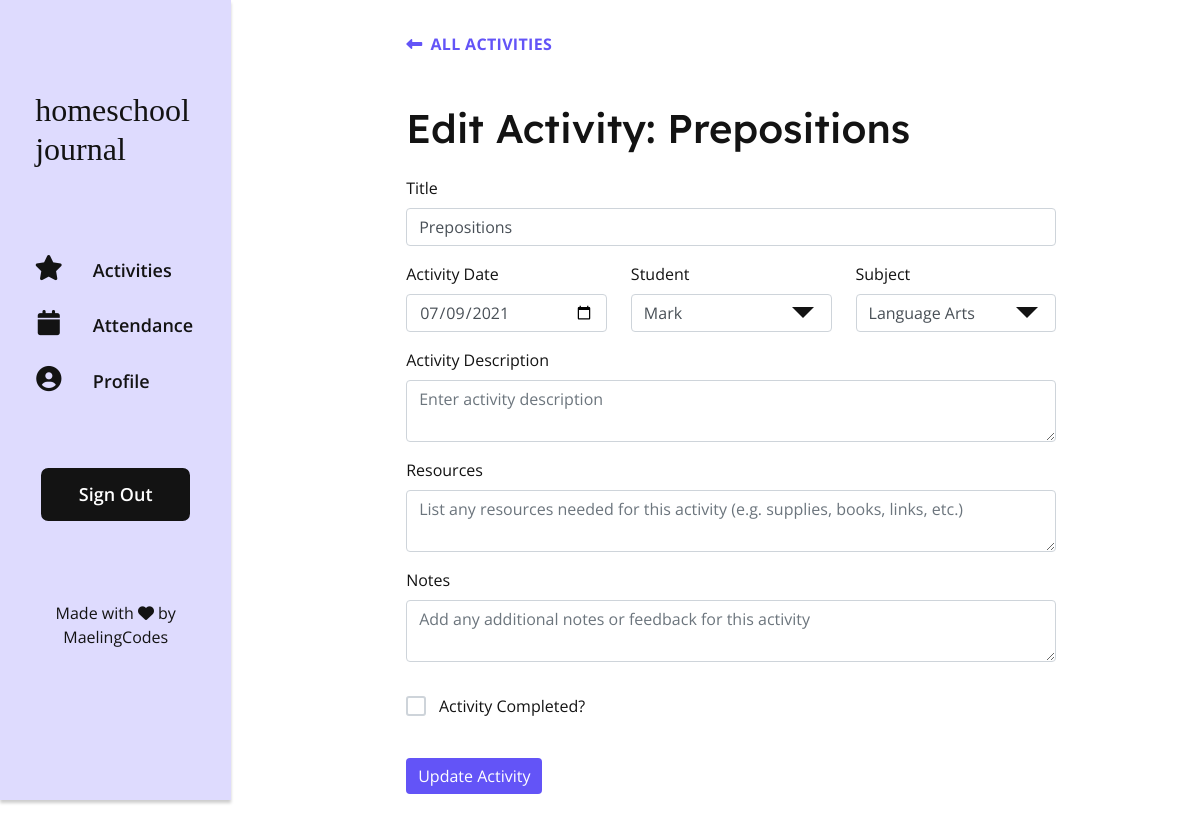
/update/1 (signed in), run on the app's committed database.
### app/models.py (models this page shows, shortened)
class Activity(db.Model):
    id = db.Column(db.Integer, primary_key=True)
    title = db.Column(db.String(150), index=True, nullable=False)
    user_id = db.Column(db.Integer, db.ForeignKey('user.id'), index=True)
    subject_id = db.Column(db.Integer, db.ForeignKey('subject.id'), index=True, nullable=False)
    student_id = db.Column(db.Integer, db.ForeignKey('student.id'), index=True, nullable=False)
    description = db.Column(db.Text, index=True)
    resources = db.Column(db.Text, index=True)
    activity_date = db.Column(db.DateTime, index=True, nullable=False)
    notes = db.Column(db.Text, index=True)
    status = db.Column(db.String(64), index=True, nullable=False)

### app/routes.py (the view, shortened to what this page needs)
@app.route('/update', methods=('GET', 'POST'))
@app.route('/update/<string:id>', methods=('GET', 'POST'))
@login_required
def update(id):
    activity = db.session.query(Activity).filter_by(id=id).first()
    students = current_user.students
    subjects = current_user.subjects
    if activity.status == "Completed":
        activity_status = True
    else:
        activity_status = False
    activity_record = {'title': activity.title, 'subject': activity.subject, 'student': activity.student, 'description': activity.description, 'resources': activity.resources, 'notes': activity.notes, 'status': activity_status}
    form = AddActivityForm(data=activity_record)
    form.subject.choices = subjects
    form.student.choices = students
    form.submit.label.text = "Update Activity"
    return render_template('update.html', form=form, activity=activity)

### app/forms.py
class AddActivityForm(FlaskForm):
    title = StringField('Title', validators=[DataRequired("Activity title required")])
    description = TextAreaField('Activity Description')
    subject = SelectField(u'Subject', choices=[])
    resources = TextAreaField('Resources')
    student = SelectField(u'Student', choices=[])
    activity_date = DateField('Activity Date', format='%Y-%m-%d', validators=[DataRequired()])
    status = BooleanField('Activity Completed?')
    notes = TextAreaField('Notes')
    submit = SubmitField('Add Activity')

### app/__init__.py (called while the page is built)
@app.template_filter()
def datepicker_format_filter(value, format='%Y-%m-%d'):
    return value.strftime(format)

### app/models.py (called while the page is built)
@login.user_loader
def load_user(id):
    return User.query.get(int(id))

    def __str__(self):
        return self.student_name

    def __str__(self):
        return self.subject_name

### app/templates/update.html (shortened to what this page needs)
{% extends 'base.html' %}
{% block content %}
    <div class="activity">
        <a class="activity__btn-back" href="{{ url_for('log') }}"><i class="fas fa-long-arrow-alt-left controls-icon"></i>All Activities</a>
        <h1 class="activity__title">Edit Activity: {{ activity.title }}</h1>
        <div class="activity__form-wrapper">
            <form method="POST" action="{{ url_for('update', id=activity.id) }}" class="activity__form" role="form" novalidate>
                <div class="form-group">
                    {{ form.title.label }}
                    {{ form.title(size=100, class_='form-control', placeholder='Enter activity title') }}
                </div>
                <div class="activity__form-float">
                    <div class="form-group activity__float-field">
                        {{ form.activity_date.label }}
                        {{ form.activity_date(class_='datepicker form-control', value=activity.activity_date | datepicker_format_filter) }}
                    </div>
                    <div class="form-group activity__float-field">
                        {{ form.student.label }}
                        <div class="activity__field-input">
                            {{ form.student(class_='form-control activity__field-select') }}
                        </div>
                    </div>
                    <div class="form-group activity__float-field">
                        {{ form.subject.label }}
                        <div class="activity__field-input">
                            {{ form.subject(class_='form-control activity__field-select') }}
                        </div>
                    </div>
                </div>
                <div class="form-group">
                    {{ form.description.label }}
                    {{ form.description(size=500, class_='form-control', placeholder='Enter activity description') }}
                </div>
                <div class="form-group">
                    {{ form.resources.label }}
                    {{ form.resources(size=500, class_='form-control', placeholder='List any resources needed for this activity (e.g. supplies, books, links, etc.)') }}
                </div>
                <div class="form-group">
                    {{ form.notes.label }}
                    {{ form.notes(size=500, class_='form-control', placeholder='Add any additional notes or feedback for this activity') }}
                </div>
                <div class="form-group">
                    <label class="checkbox" for="status">
                        <div class="checkbox__box"></div>
                        Activity Completed?
                    </label>
                </div>
                <p>{{ form.submit(class_='btn btn--activity') }}</p>
            </form>
        </div>
    </div>
{% endblock %}

### app/static/style.css (style rules this page uses)
:root { --black: #131313; --white: #FFFFFF; --bg-light: #EBF6F2; --bg-navbar: #DEDBFE; --bg-dark: #167973; --bg-activity-display: hsla(245, 100%, 95%, 0.9); --bg-completed: hsla(160, 36%, 88%, 1); --bg-notcompleted: hsla(246, 91%, 65%, 0.21); --bg-cell-hover: hsla(245, 100%, 96%, 0.7); --bg-cell-hover-dark: hsla(245, 100%, 93%, 0.7); --completed-color: hsla(176, 69%, 28%, 1); --notcompleted-color: hsla(246, 54%, 53%, 1); --content-bg-light: #D7ECE5; --attendance-bg:#FBE6CC; --link-color: #6354F7; --link-hover-color: #872CA7; --highlight-color: #6354F7; --btn-bright: #6354F7; --btn-bright-hover: #872CA7; --btn-activity-display: hsla(246, 91%, 65%, 1); --btn-activity-display-hover: hsla(246, 91%, 55%, 1); --btn-bg-color-light: #C7C4E3; --btn-edit: hsla(33, 85%, 89%, 1); --btn-details: hsla(220, 78%, 89%, 1); --btn-delete: hsla(3, 56%, 49%, 0.3); --btn-edit-hover: hsla(33, 85%, 79%, 1); --btn-details-hover: hsla(220, 78%, 79%, 1); --btn-delete-hover: hsla(3, 66%, 42%, 0.4); --alert-color: rgba(196, 61, 55, 0.3); --header-icon-hover-color: #872CA7; --border-light: #dee2e6; --border-dark: #167973; }
*, *:before, *:after { box-sizing: border-box; }
p { margin: 0; padding: 0; }
body { margin: 0; padding: 0; background-color: var(--white); color: #131313; font-family: 'Open Sans', sans-serif; font-weight: 400; }
a { text-decoration:none; color: var(--link-color); cursor: pointer; }
h1, h2, h3, h4 { font-family: "Lexend Deca", serif; }
.btn { border: unset; cursor: pointer; }
.controls-icon { margin-right: 0.5em; }
.checkbox { display: inline-flex; align-items: center; cursor: pointer; margin: 1em 0 1.5em 0; }
.checkbox__box { width: 1.25em; height: 1.25em; border: 2px solid #ced4da; border-radius: 3px; display: flex; align-items: center; margin-right: 0.8em; justify-content: center; flex-shrink: 0; transition: background 150ms, border-color 150ms; }
.checkbox__box::after { content: '\2714'; color: #FFF; transform: scale(0); transition: transform 150ms; }
.activity__btn-back { display: block; font-weight: 700; text-transform: uppercase; letter-spacing: 0.02em; margin-bottom: 3em; }
.activity__title { margin-bottom: 0.6em; }
.activity__field-input { position: relative; }
.activity__field-select { padding-right: 2em; appearance: none; -moz-appearance: none; -webkit-appearance: none; }
.btn--activity { background: var(--btn-bright); color: #FFF; }
@media screen and (min-width: 650px) { .activity { max-width: 650px; margin: 0 auto; } }
@media screen and (min-width: 650px) { .activity__form-float { display: flex; } }
@media screen and (min-width: 650px) { .activity__float-field { margin-right: 1.5em; width: 100%; } }
@media screen and (min-width: 650px) { .activity__float-field:last-child { margin-right: 0; } }

### data on the page
Activity: title "Prepositions", activity_date "07/09/2021", student "Mark", subject "Language Arts"
